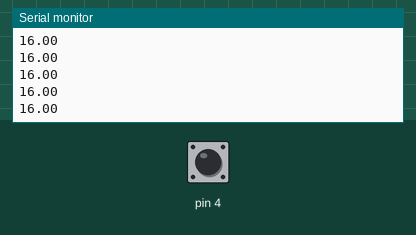
The sketch below on a simulated Arduino Uno, built with avr-gcc and run on an emulated ATmega328P. Shown: the last lines printed to the serial monitor. The inputs (shaded band) are chosen by the test bench; at power-on: pin 4 HIGH.

Above: at 1.2 s.
1.3 s: pin 4 pulled LOW for 0.15 s
At 2.0 s:
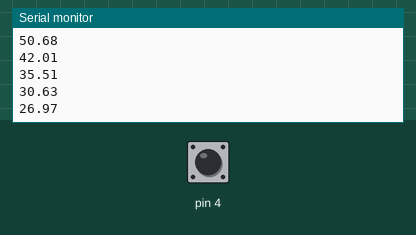
2.9 s: pin 4 pulled LOW for 1 s
At 3.7 s:
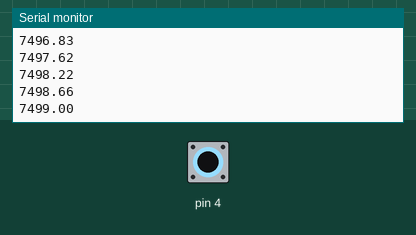
5.4 s: pin 4 pulled LOW for 1 s
Timing chart, 0 to 8.4 s (numbered marks = the images above; inputs shaded):
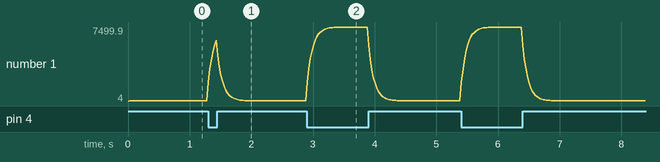

Measured:
- after the input at 1.3 s, the serial monitor: prints a new line at once (image 1)
- after the input at 2.9 s, the serial monitor: prints a new line after 0.16 s (image 2)

The sketch:

arduino.ino
```cpp
 #include <CapacitiveSensor.h>

CapacitiveSensor cs_5_4 = CapacitiveSensor(5,4); // 1M resistor between pins 4 & 8, pin 8 is sensor pin, add a wire and or foil
// 5 is the send pin. (OUTPUT)
// 4 is the receive pin. (INPUT) - Connect from the dish

// Smoothing sensor1 values.
float smoothSensor1 = 0;
float correction = 0.75;

// Time
unsigned long startTime = 0;

void setup()
{
   // Turn off AutoCalibration.
   cs_5_4.set_CS_AutocaL_Millis(0xFFFFFFFF);
   Serial.begin(9600);
}

void loop()
{
  unsigned long currentTime = millis();

  // Recalibrate every 3 minutes
  if (currentTime - startTime > 3 * 60000) { // Every 3 minutes
    startTime = currentTime;
    cs_5_4.reset_CS_AutoCal();
  }

  // Sets the number of samples based on which the sensor value is
  // calculated. More the samples, higher the delay but more accuracy.
  long sensor1 = cs_5_4.capacitiveSensor(50);
  smoothSensor1 = correction * smoothSensor1 + (1 - correction) * sensor1;

  // Data to be sent over serial communication to openFrameworks.
  Serial.print(smoothSensor1);
  Serial.print("\n");

  // Delay to make sure serial buffers aren't overwhelmed.
  delay(20);
}
```
